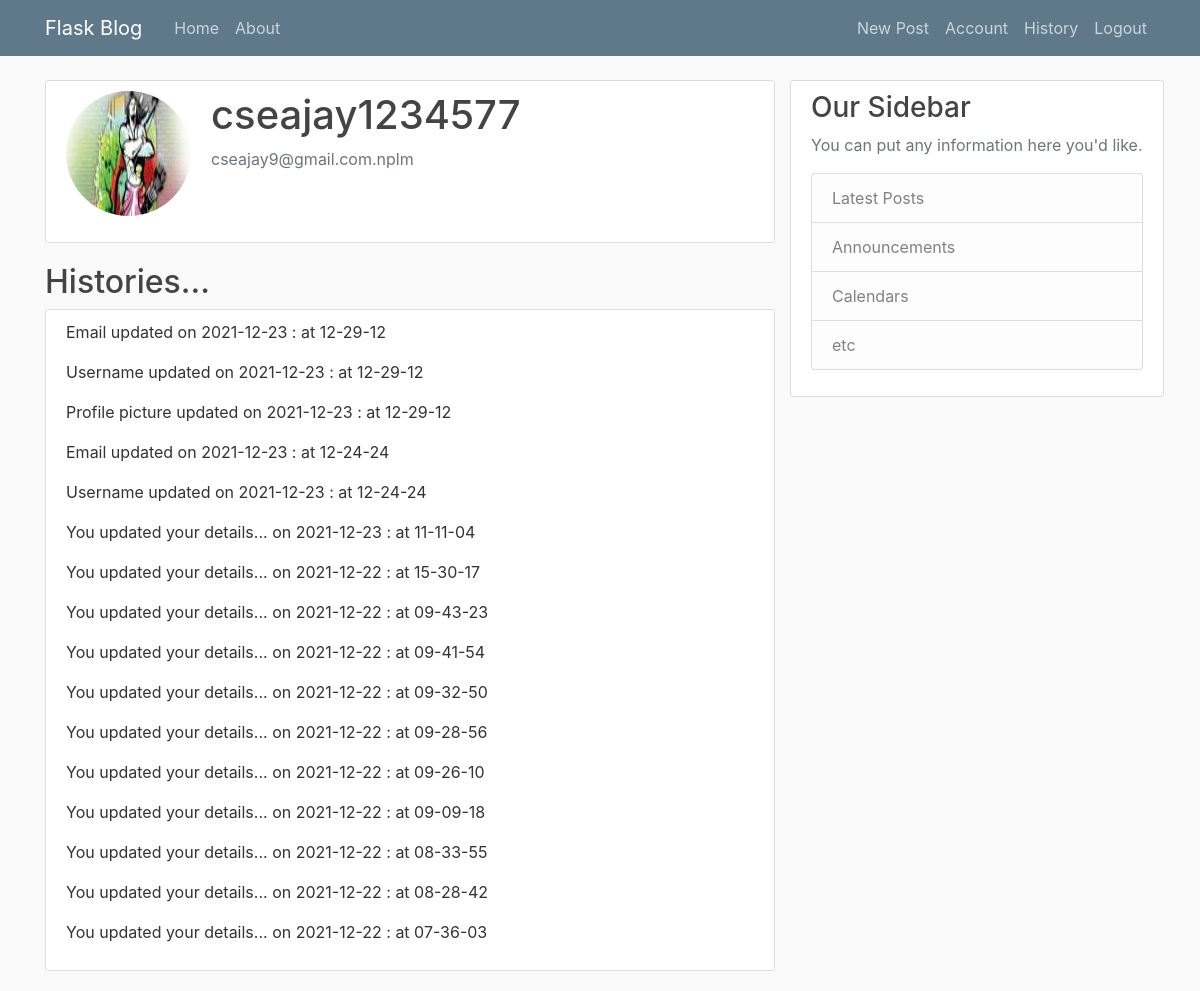
Screenshot of /account_history (signed in) with the database file from the repository.
### flaskblog/models.py (models this page shows, shortened)
class User(db.Model, UserMixin):
    id = db.Column(db.Integer, primary_key=True)
    username = db.Column(db.String(20), unique=True, nullable=False)
    email = db.Column(db.String(120), unique=True, nullable=False)
    image_file = db.Column(db.String(20), nullable=False, default='default.jpg')
    password = db.Column(db.String(60), nullable=False)
    posts = db.relationship('Post', backref='author', lazy=True)
    histories = db.relationship('AccountUpdateHistory', backref='author', lazy=True)

class AccountUpdateHistory(db.Model):
    id = db.Column(db.Integer, primary_key=True)
    title = db.Column(db.String(120), nullable=False, default="You updated ur account details")
    date_posted = db.Column(db.DateTime, nullable=False, default=datetime.now)
    user_id = db.Column(db.Integer, db.ForeignKey('user.id'), nullable=False)

### flaskblog/users/routes.py (the view)
@users.route('/account_history', methods=['GET'])
def account_history():
    if not current_user.is_authenticated:
        return redirect(url_for('main.home'))
    else:
        histories = AccountUpdateHistory.query.order_by(AccountUpdateHistory.date_posted.desc()).all()
    image_file = url_for('static', filename='profile_pics/' + current_user.image_file)
    return render_template('account_history.html', title='Account Update History',
                           image_file=image_file, histories=histories)

### flaskblog/models.py (called while the page is built)
@login_manager.user_loader
def load_user(user_id):
    return User.query.get(int(user_id))

### flaskblog/templates/account_history.html
{% extends "layout.html" %}
{% block content %}
        <div class="content-section">
            <div class="media">
                <img class="rounded-circle account-img" src=" {{ image_file }}" alt="">
                <div class="media-body">
                    <h2 class="account-heading">{{ current_user.username}}</h2>
                    <p class="text-secondary">{{ current_user.email }}</p>
                </div>
            </div>
        </div>
        <h2>Histories...</h2>
        <div class="content-section">
            {% for history in histories: %}
               <p class="article-content">{{ history.title }} on {{history.date_posted.strftime('%Y-%m-%d : at %H-%M-%S') }}</p>
            {% endfor %}
        </div>
{% endblock content %}

### flaskblog/static/main.css (style rules this page uses)
body { background: #fafafa; color: #333333; margin-top: 5rem; }
h1, h2, h3, h4, h5, h6 { color: #444444; }
.content-section { background: #ffffff; padding: 10px 20px; border: 1px solid #dddddd; border-radius: 3px; margin-bottom: 20px; }
.article-content { white-space: pre-line; }
.account-img { height: 125px; width: 125px; margin-right: 20px; margin-bottom: 16px; }
.account-heading { font-size: 2.5rem; }

### rows the page displays
User: username "cseajay1234577", email "cseajay9@gmail.com.nplm"
AccountUpdateHistory: title "Email updated", date_posted "2021-12-23 : at 12-29-12"
AccountUpdateHistory: title "Username updated", date_posted "2021-12-23 : at 12-29-12"
AccountUpdateHistory: title "Profile picture updated", date_posted "2021-12-23 : at 12-29-12"
AccountUpdateHistory: title "Email updated", date_posted "2021-12-23 : at 12-24-24"
AccountUpdateHistory: title "Username updated", date_posted "2021-12-23 : at 12-24-24"
AccountUpdateHistory: title "You updated your details...", date_posted "2021-12-23 : at 11-11-04"
AccountUpdateHistory: title "You updated your details...", date_posted "2021-12-22 : at 15-30-17"
AccountUpdateHistory: title "You updated your details...", date_posted "2021-12-22 : at 09-43-23"
AccountUpdateHistory: title "You updated your details...", date_posted "2021-12-22 : at 09-41-54"
AccountUpdateHistory: title "You updated your details...", date_posted "2021-12-22 : at 09-32-50"
AccountUpdateHistory: title "You updated your details...", date_posted "2021-12-22 : at 09-28-56"
AccountUpdateHistory: title "You updated your details...", date_posted "2021-12-22 : at 09-26-10"
AccountUpdateHistory: title "You updated your details...", date_posted "2021-12-22 : at 09-09-18"
AccountUpdateHistory: title "You updated your details...", date_posted "2021-12-22 : at 08-33-55"
AccountUpdateHistory: title "You updated your details...", date_posted "2021-12-22 : at 08-28-42"
AccountUpdateHistory: title "You updated your details...", date_posted "2021-12-22 : at 07-36-03"
